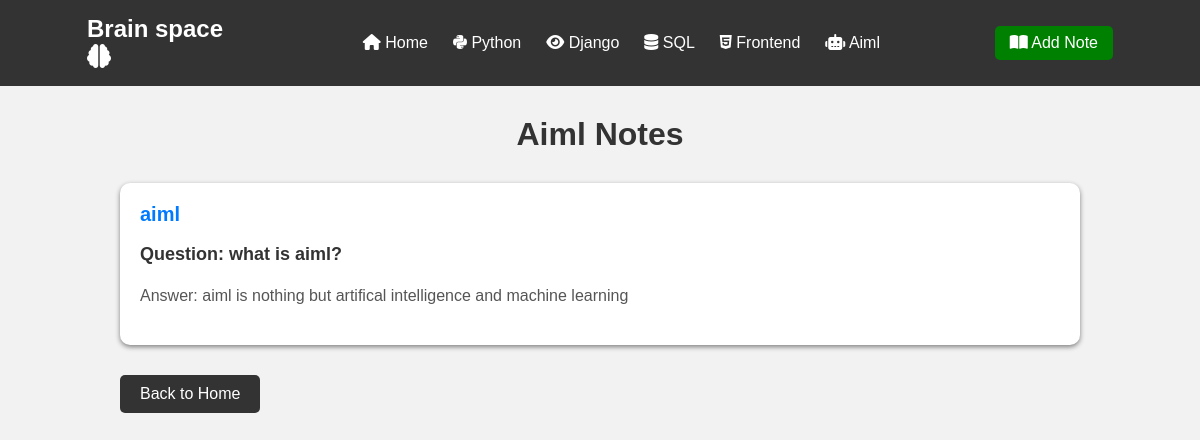
/aiml/, run on the app's committed database.
### question/models.py (models this page shows, shortened)
class Question(models.Model):
    category = models.CharField(max_length=100)
    question = models.CharField(max_length=255)
    answer = models.TextField()

### question/views.py (the view)
# urls.py: path('aiml/', views.aiml, name='aiml'),
def aiml(request):
    aiml_notes = Question.objects.filter(category='aiml')
    return render(request, 'aiml.html', {'notes': aiml_notes})

### templates/aiml.html (shortened to what this page needs)
<!DOCTYPE html>
<html lang="en">
<head>
</head>
<body>
    {% include 'navbar.html' %}
    <div class="container">
        <h1>Aiml Notes</h1>
        {% for note in notes %}
        <div class="note">
            <div class="category">
                {{ note.category }}
            </div>
            <p class="question">
                Question: {{ note.question }}
            </p>
            <p class="answer">
                Answer: {{ note.answer }}
            </p>
        </div>
        {% empty %}
        <p class="no-notes">
            No aiml notes available.
        </p>
        {% endfor %}
        <a href="{% url 'home' %}" class="back-btn">
            Back to Home
        </a>
    </div>
</body>
</html>

### templates/aiml.html (style rules this page uses)
body { font-family: Arial, sans-serif; background-color: #f2f2f2; margin: 0; padding: 0; }
.container { width: 80%; margin: 30px auto; }
h1 { text-align: center; color: #333; margin-bottom: 30px; }
.note { background-color: white; padding: 20px; margin-bottom: 20px; border-radius: 10px; box-shadow: 0 2px 5px gray; }
.category { color: #007bff; font-size: 20px; font-weight: bold; margin-bottom: 10px; }
.question { font-size: 18px; font-weight: bold; color: #333; }
.answer { font-size: 16px; color: #555; line-height: 1.6; }
.back-btn { display: inline-block; background-color: #333; color: white; padding: 10px 20px; text-decoration: none; border-radius: 5px; margin-top: 10px; }

### data on the page
Question: category "aiml", question "what is aiml?", answer "aiml is nothing but artifical intelligence and machine learning"
